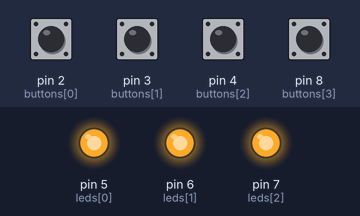
Recording of a sketch running on a simulated Arduino Uno, built with avr-gcc and run on an emulated ATmega328P. Shown: output pins drawn as LEDs (lit = HIGH). Inputs (shaded band) come from the test bench; at power-on: pin 2 (buttons[0]), pin 3 (buttons[1]), pin 4 (buttons[2]), pin 8 (buttons[3]) HIGH.

Above: at 1.2 s.
1.3 s: pin 2 (buttons[0]) pulled LOW for 0.15 s
At 1.6 s:
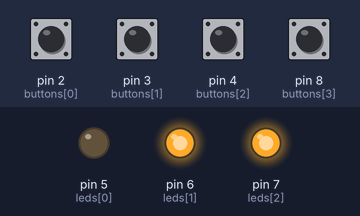
2.9 s: pin 3 (buttons[1]) pulled LOW for 0.15 s
At 3.7 s:
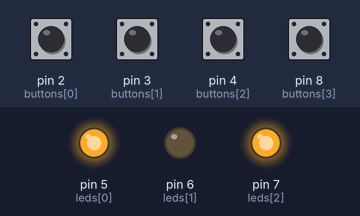
4.5 s: pin 4 (buttons[2]) pulled LOW for 0.15 s
At 5.6 s:
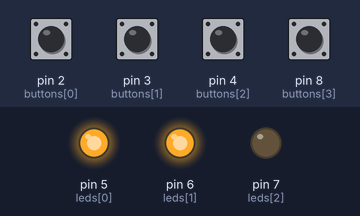
6.1 s: pin 2 (buttons[0]) pulled LOW for 1 s
At 7.6 s:
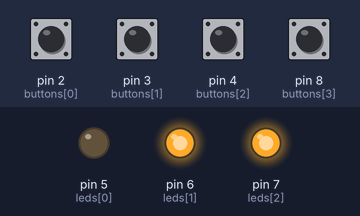
8.6 s: pin 3 (buttons[1]) pulled LOW for 1 s
At 9.1 s:
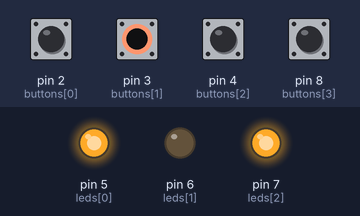
Timing chart, 0 to 11.6 s (numbered marks = the images above; inputs shaded):
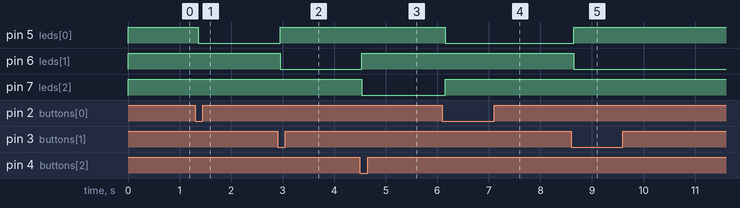

Measured:
- after the input at 1.3 s, pin 5 (leds[0]): HIGH → LOW after 0.06 s
- after the input at 2.9 s, pin 5 (leds[0]): LOW → HIGH after 0.05 s; pin 6 (leds[1]): HIGH → LOW after 0.05 s
- after the input at 4.5 s, pin 6 (leds[1]): LOW → HIGH at once; pin 7 (leds[2]): HIGH → LOW at once
- after the input at 6.1 s, pin 5 (leds[0]): HIGH → LOW after 0.06 s; pin 7 (leds[2]): LOW → HIGH after 0.06 s
- after the input at 8.6 s, pin 5 (leds[0]): LOW → HIGH after 0.05 s; pin 6 (leds[1]): HIGH → LOW after 0.05 s

The sketch:

buton_call.ino
```cpp
#include <SoftwareSerial.h>

#define DEBOUNCE 30
#define NUMBUTTONS sizeof(buttons)
#define NUMLEDS sizeof(leds)
SoftwareSerial HC12(10, 11);         // HC-12 TX Pin, HC-12 RX Pin

byte incomingByte;
String readBuffer = "";
byte temp = 100;
byte buttons[] = {2,3,4,8};
byte leds[] = {5,6,7};
byte pressed[NUMBUTTONS], justpressed[NUMBUTTONS], justreleased[NUMBUTTONS];
byte previous_keystate[NUMBUTTONS], current_keystate[NUMBUTTONS];

void setup() {
  byte i,j;
  HC12.begin(9600);                     // Open serial port to HC12
  //Serial.begin(9600);
  for (i=0; i< NUMBUTTONS; i++) {
    pinMode(buttons[i], INPUT);
    digitalWrite(buttons[i], HIGH);
  }
  for (j=0; j< NUMLEDS; j++) {
    pinMode(leds[j], OUTPUT);
    digitalWrite(leds[j], HIGH);
  }
}


void loop() {
  while (HC12.available()) {             // If HC-12 has data
    incomingByte = HC12.read();          // Store each icoming byte from HC-12
    readBuffer += char(incomingByte);    // Add each byte to ReadBuffer string variable
  }
  byte thisSwitch=thisSwitch_justPressed();
  switch(thisSwitch)
  {
  case 0:
    HC12.println("S0301E");
    digitalWrite(leds[0], LOW);
    digitalWrite(leds[1], HIGH);
    digitalWrite(leds[2], HIGH);
    //temp = 0;
    delay(50);
    break;
  case 1:
    HC12.println("S0302E");
    digitalWrite(leds[1], LOW);
    digitalWrite(leds[0], HIGH);
    digitalWrite(leds[2], HIGH);
    //temp = 1;
    delay(50);
    break;
  case 2:
    HC12.println("S0303E");
    digitalWrite(leds[0], HIGH);
    digitalWrite(leds[1], HIGH);
    digitalWrite(leds[2], LOW);
    //temp = 2;
    delay(50);
    break;
  }
//  if (temp == 0){
//    if (readBuffer == "ok"){
//      temp = 100;
//      Serial.println("Done");
//      readBuffer = "";
//    }
//    else{
//      HC12.println("button 1 pressed");
//      delay(500);
//    }
//  }
}


//##########################################################

void check_switches()
{
  static byte previousstate[NUMBUTTONS];
  static byte currentstate[NUMBUTTONS];
  static long lasttime;
  byte index;
  if (millis() < lasttime) {
    // we wrapped around, lets just try again
    lasttime = millis();
  }
  if ((lasttime + DEBOUNCE) > millis()) {
    // not enough time has passed to debounce
    return;
  }
  // ok we have waited DEBOUNCE milliseconds, lets reset the timer
  lasttime = millis();
  for (index = 0; index < NUMBUTTONS; index++) {
    justpressed[index] = 0;       //when we start, we clear out the "just" indicators
    justreleased[index] = 0;
    currentstate[index] = digitalRead(buttons[index]);   //read the button
    if (currentstate[index] == previousstate[index]) {
      if ((pressed[index] == LOW) && (currentstate[index] == LOW)) {
        // just pressed
        justpressed[index] = 1;
        //Serial.println(justpressed[index]);
      }
      else if ((pressed[index] == HIGH) && (currentstate[index] == HIGH)) {
        justreleased[index] = 1; // just released
      }
      pressed[index] = !currentstate[index];  //remember, digital HIGH means NOT pressed
    }
    previousstate[index] = currentstate[index]; //keep a running tally of the buttons
  }
}

byte thisSwitch_justPressed() {
  byte thisSwitch = 255;
  check_switches();  //check the switches &amp; get the current state
  for (byte i = 0; i < NUMBUTTONS; i++) {
    current_keystate[i]=justpressed[i];
    if (current_keystate[i] != previous_keystate[i]) {
      if (current_keystate[i]) thisSwitch=i;
    }
    previous_keystate[i]=current_keystate[i];
  }
  return thisSwitch;
}


//##########################################################
```
